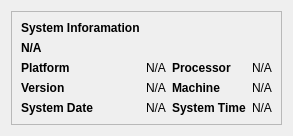
            <widget class="QWidget" name="system_information">
             <layout class="QVBoxLayout" name="verticalLayout_6">
              <item alignment="Qt::AlignTop">
               <widget class="QFrame" name="frame_4">
                <property name="frameShape">
                 <enum>QFrame::StyledPanel</enum>
                </property>
                <property name="frameShadow">
                 <enum>QFrame::Raised</enum>
                </property>
                <layout class="QGridLayout" name="gridLayout_7">
                 <item row="2" column="2">
                  <widget class="QLabel" name="label_56">
                   <property name="font">
                    <font>
                     <weight>75</weight>
                     <bold>true</bold>
                    </font>
                   </property>
                   <property name="text">
                    <string>Processor</string>
                   </property>
                  </widget>
                 </item>
                 <item row="4" column="1">
                  <widget class="QLabel" name="system_date">
                   <property name="text">
                    <string>N/A</string>
                   </property>
                  </widget>
                 </item>
                 <item row="4" column="0">
                  <widget class="QLabel" name="label_51">
                   <property name="font">
                    <font>
                     <weight>75</weight>
                     <bold>true</bold>
                    </font>
                   </property>
                   <property name="text">
                    <string>System Date</string>
                   </property>
                  </widget>
                 </item>
                 <item row="0" column="0">
                  <widget class="QLabel" name="label_60">
                   <property name="font">
                    <font>
                     <weight>75</weight>
                     <bold>true</bold>
                    </font>
                   </property>
                   <property name="text">
                    <string>System Inforamation</string>
                   </property>
                  </widget>
                 </item>
                 <item row="2" column="1">
                  <widget class="QLabel" name="platform">
                   <property name="text">
                    <string>N/A</string>
                   </property>
                  </widget>
                 </item>
                 <item row="3" column="1">
                  <widget class="QLabel" name="version">
                   <property name="text">
                    <string>N/A</string>
                   </property>
                  </widget>
                 </item>
                 <item row="2" column="0">
                  <widget class="QLabel" name="label_58">
                   <property name="font">
                    <font>
                     <weight>75</weight>
                     <bold>true</bold>
                    </font>
                   </property>
                   <property name="text">
                    <string>Platform</string>
                   </property>
                  </widget>
                 </item>
                 <item row="3" column="0">
                  <widget class="QLabel" name="label_61">
                   <property name="font">
                    <font>
                     <weight>75</weight>
                     <bold>true</bold>
                    </font>
                   </property>
                   <property name="text">
                    <string>Version</string>
                   </property>
                  </widget>
                 </item>
                 <item row="1" column="0">
                  <widget class="QLabel" name="system">
                   <property name="font">
                    <font>
                     <weight>75</weight>
                     <bold>true</bold>
                    </font>
                   </property>
                   <property name="text">
                    <string>N/A</string>
                   </property>
                  </widget>
                 </item>
                 <item row="3" column="2">
                  <widget class="QLabel" name="label_55">
                   <property name="font">
                    <font>
                     <weight>75</weight>
                     <bold>true</bold>
                    </font>
                   </property>
                   <property name="text">
                    <string>Machine</string>
                   </property>
                  </widget>
                 </item>
                 <item row="4" column="2">
                  <widget class="QLabel" name="label_52">
                   <property name="font">
                    <font>
                     <weight>75</weight>
                     <bold>true</bold>
                    </font>
                   </property>
                   <property name="text">
                    <string>System Time</string>
                   </property>
                  </widget>
                 </item>
                 <item row="2" column="3">
                  <widget class="QLabel" name="processor">
                   <property name="text">
                    <string>N/A</string>
                   </property>
                  </widget>
                 </item>
                 <item row="3" column="3">
                  <widget class="QLabel" name="machine">
                   <property name="text">
                    <string>N/A</string>
                   </property>
                  </widget>
                 </item>
                 <item row="4" column="3">
                  <widget class="QLabel" name="system_time">
                   <property name="text">
                    <string>N/A</string>
                   </property>
                  </widget>
                 </item>
                </layout>
               </widget>
              </item>
             </layout>
            </widget>
